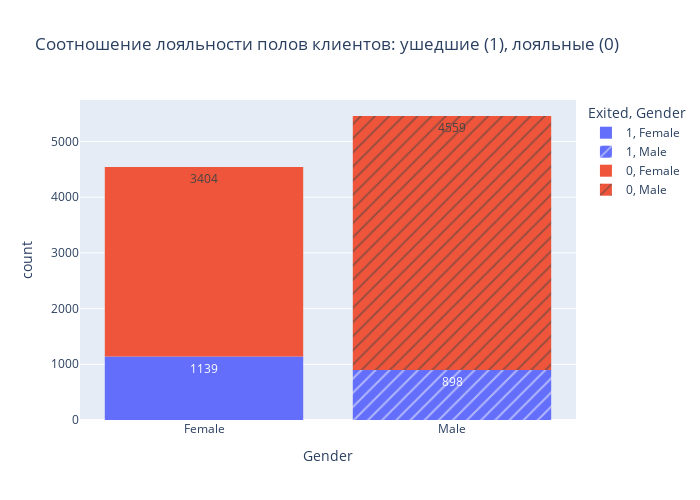

Notebook code cell kept with this figure:
### Markdown cell above
# 9.6.
Кто чаще уходит *(Exited)*, мужчины или женщины *(Gender)*? Постройте график, который иллюстрирует это.

### Code cell
import plotly
import plotly.express as px
churn_data = pd.read_csv('H:\SkillFactory\папка с файлами для работы\churn.csv')

gender_counts = churn_data['Gender'].value_counts() 
display(gender_counts)

values = "Всего клиентов:",[sum(gender_counts)]
display(values)

exited_male = churn_data[churn_data['Gender'] == 'Male']['Exited'].value_counts()
exited_female = churn_data[churn_data['Gender'] == 'Female']['Exited'].value_counts()
display('Male: % ушедших(1) и лояльных(0)', round(exited_male/100,0))
display('Female: % ушедших(1) и лояльных(0)', round(exited_female/100,0))


fig = px.histogram(
    data_frame=churn_data, 
    x='Gender', #ось абсцисс
    color='Exited', #расцветка
    pattern_shape ='Gender',
    height=500, #высота
    width=700, #ширина
    histfunc='count',
    text_auto=True,
    title='Соотношение лояльности полов клиентов: ушедшие (1), лояльные (0)', 
    nbins = 33
)

fig.show()

### Figure 1 — Plotly figure (JSON) as saved in the notebook; plotly's stock layout.template omitted (floating-point values rounded to 4 significant figures; data arrays with more than 128 entries replaced by an {"elided": "..."} marker saying what was removed)
{"data": [{"alignmentgroup": "True", "bingroup": "x", "histfunc": "count", "hovertemplate": "Exited=1<br>Gender=%{x}<br>count=%{y}<extra></extra>", "legendgroup": "1, Female", "marker": {"color": "#636efa", "pattern": {"shape": ""}}, "name": "1, Female", "nbinsx": 33, "offsetgroup": "1, Female", "orientation": "v", "showlegend": true, "texttemplate": "%{value}", "type": "histogram", "x": {"elided": "1139 str values"}, "xaxis": "x", "yaxis": "y"}, {"alignmentgroup": "True", "bingroup": "x", "histfunc": "count", "hovertemplate": "Exited=1<br>Gender=%{x}<br>count=%{y}<extra></extra>", "legendgroup": "1, Male", "marker": {"color": "#636efa", "pattern": {"shape": "/"}}, "name": "1, Male", "nbinsx": 33, "offsetgroup": "1, Male", "orientation": "v", "showlegend": true, "texttemplate": "%{value}", "type": "histogram", "x": {"elided": "898 str values"}, "xaxis": "x", "yaxis": "y"}, {"alignmentgroup": "True", "bingroup": "x", "histfunc": "count", "hovertemplate": "Exited=0<br>Gender=%{x}<br>count=%{y}<extra></extra>", "legendgroup": "0, Female", "marker": {"color": "#EF553B", "pattern": {"shape": ""}}, "name": "0, Female", "nbinsx": 33, "offsetgroup": "0, Female", "orientation": "v", "showlegend": true, "texttemplate": "%{value}", "type": "histogram", "x": {"elided": "3404 str values"}, "xaxis": "x", "yaxis": "y"}, {"alignmentgroup": "True", "bingroup": "x", "histfunc": "count", "hovertemplate": "Exited=0<br>Gender=%{x}<br>count=%{y}<extra></extra>", "legendgroup": "0, Male", "marker": {"color": "#EF553B", "pattern": {"shape": "/"}}, "name": "0, Male", "nbinsx": 33, "offsetgroup": "0, Male", "orientation": "v", "showlegend": true, "texttemplate": "%{value}", "type": "histogram", "x": {"elided": "4559 str values"}, "xaxis": "x", "yaxis": "y"}], "layout": {"barmode": "relative", "height": 500, "legend": {"title": {"text": "Exited, Gender"}, "tracegroupgap": 0}, "title": {"text": "Соотношение лояльности полов клиентов: ушедшие (1), лояльные (0)"}, "width": 700, "xaxis": {"anchor": "y", "categoryarray": ["Female", "Male"], "categoryorder": "array", "domain": [0, 1], "title": {"text": "Gender"}}, "yaxis": {"anchor": "x", "domain": [0, 1], "title": {"text": "count"}}}}
